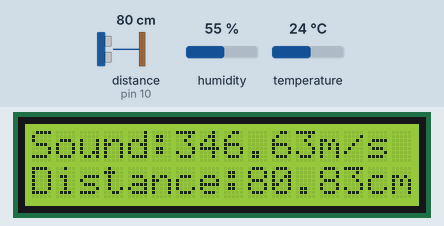
This sketch was run on a simulated Arduino Uno, built with avr-gcc and run on an emulated ATmega328P. On the bench: 16×2 character LCD. The inputs (shaded band) are chosen by the test bench; at power-on: distance to the obstacle (sensor on pin 10) 80 cm, temperature 24 °C, humidity 55 %. The echo pulse lasts 58.3 µs per cm; what the sketch prints to the serial monitor is not drawn.

Above: at 3.0 s.
3.1 s: distance to the obstacle (sensor on pin 10) set to 2 cm
At 5.3 s:
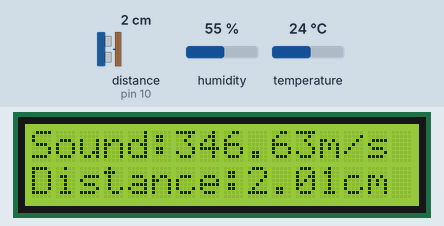
6.5 s: temperature set to 12 °C
At 7.7 s:
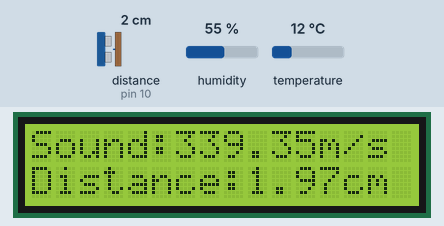
9.9 s: humidity set to 22 %
At 12.5 s:
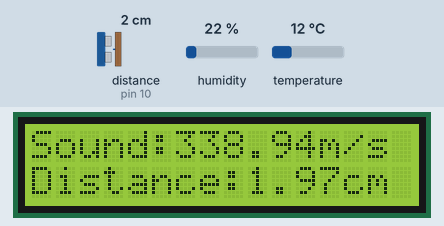
13.3 s: distance to the obstacle (sensor on pin 10) set to 4 cm
At 16.2 s:
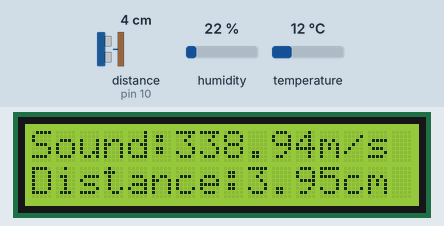
17.2 s: humidity set to 40 %
At 18.6 s:
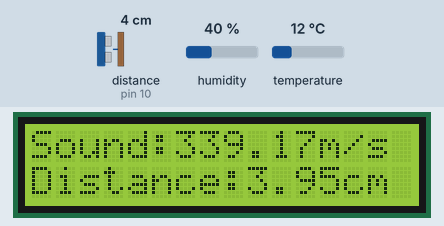
20.6 s: distance to the obstacle (sensor on pin 10) set to 9 cm
At 23.5 s:
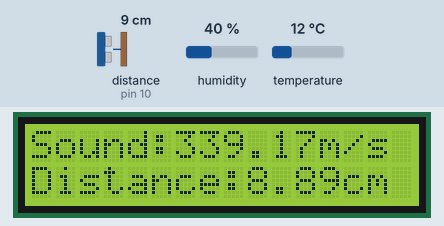
Timing chart, 0 to 25.0 s (numbered marks = the images above; inputs shaded):
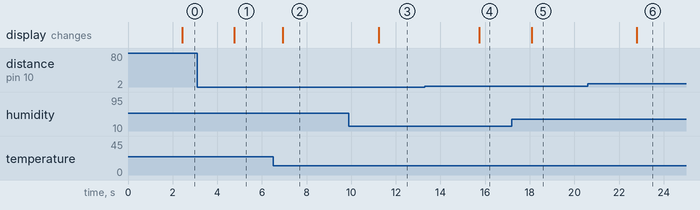

The sketch:

Ultrasonic_DHT11-on-LCD.ino
```cpp
/*This code uses a DHT11 sensor to measure temperature and humidity, and an HC-SR04 sensor
to measure distance and calculate the speed of sound based on temperature and humidity.
The code  sends the measurements to the serial monitor for debugging and further analysis.
Then, the measurements are displayed on the LCD screen. This code runs in a continuous loop
with a delay of 2 seconds between measurements.*/

// Include required libraries
#include "DHT.h"; // For DHT sensor
#include "NewPing.h"; // For Ultrasonic sensor
#include <LiquidCrystal.h> // For LCD display

// Define pin connections for DHT sensor, Ultrasonic sensor, and LCD display
#define DHTPIN 6 // DHT-11 Output Pin connection
#define DHTTYPE DHT11 // DHT Type is DHT 11 (AM2302)
#define TRIGGER_PIN 9 // Trigger pin for Ultrasonic sensor
#define ECHO_PIN 10 // Echo pin for Ultrasonic sensor
#define MAX_DISTANCE 400 // Maximum distance (in cm) for Ultrasonic sensor
const int rs = 12, en = 11, d4 = 5, d5 = 4, d6 = 3, d7 = 2; // Pins for LCD display

// Initialize objects for sensors and LCD display
DHT dht(DHTPIN, DHTTYPE);
NewPing sonar(TRIGGER_PIN, ECHO_PIN, MAX_DISTANCE);
LiquidCrystal lcd(rs, en, d4, d5, d6, d7);

// Declare variables
float hum; // Stores Humidity value
float temp; // Stores Temperature value
float duration; // Stores duration of sound wave
float distance; // Stores calculated distance from Ultrasonic sensor
float soundsp; // Stores calculated speed of sound in m/s
float soundcm; // Stores calculated speed of sound in cm/ms
int iterations = 5; // Number of iterations for Ultrasonic sensor readings

void setup() {
// Initialize serial communication and LCD display
Serial.begin (9600);
lcd.begin(16, 2);

// Initialize DHT sensor
dht.begin();
}

void loop() {
// Wait for 2 seconds
delay(2000);

// Read values from DHT sensor
hum = dht.readHumidity();
temp = dht.readTemperature();

// Calculate the speed of sound in m/s using temperature and humidity values
soundsp = 331.4 + (0.606 * temp) + (0.0124 * hum);

// Convert speed of sound from m/s to cm/ms
soundcm = soundsp / 10000;

// Calculate the distance using Ultrasonic sensor
duration = sonar.ping_median(iterations);
distance = (duration / 2) * soundcm;

// Send results to Serial Monitor
Serial.print("Sound: ");
Serial.print(soundsp);
Serial.print(" m/s, ");
Serial.print("Humid: ");
Serial.print(hum);
Serial.print(" %, Temp: ");
Serial.print(temp);
Serial.print(" C, ");
Serial.print("Distance: ");

// Check if the calculated distance is within the valid range
if (distance >= 400 || distance <= 2) {
Serial.print("Out of range");
}
else {
Serial.print(distance);
Serial.println(" cm");
delay(200);
}

// Move the cursor to the beginning of the first line of the LCD display and print the sound speed
lcd.clear();
lcd.setCursor(0,0);
lcd.print("Sound:");
lcd.print(soundsp);
lcd.print("m/s");

// Move the cursor to the beginning of the second line of the LCD display and print the distance
lcd.setCursor(0,1);
lcd.print("Distance:");
lcd.print(distance);
lcd.print("cm");
}
```

Measured:
- after the input at 3.1 s, the display: changes after 1.7 s (image 1)
- after the input at 6.5 s, the display: changes after 0.43 s (image 2)
- after the input at 9.9 s, the display: changes after 1.3 s (image 3)
- after the input at 13.3 s, the display: changes after 2.4 s (image 4)
- after the input at 17.2 s, the display: changes after 0.89 s (image 5)
- after the input at 20.6 s, the display: changes after 2.2 s (image 6)
